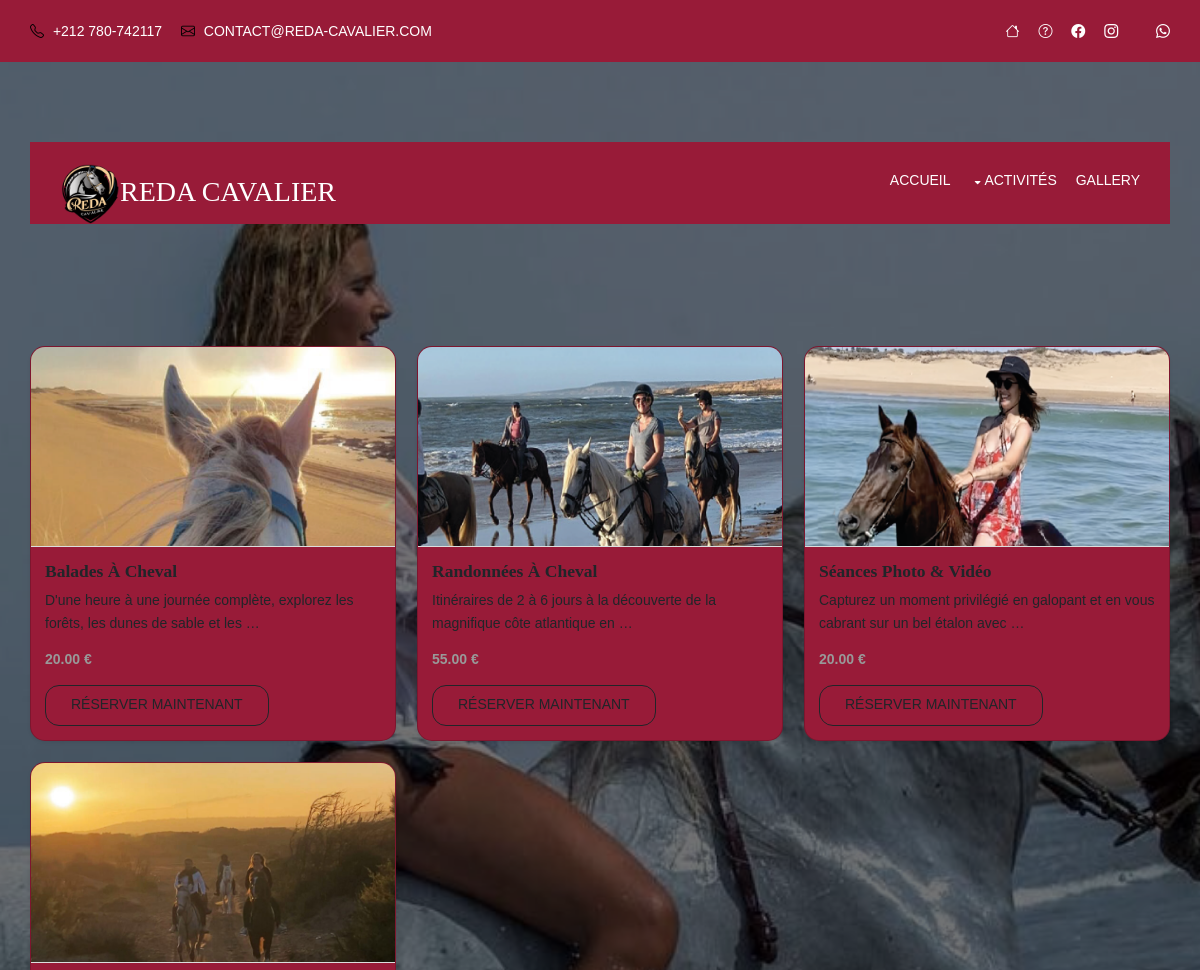
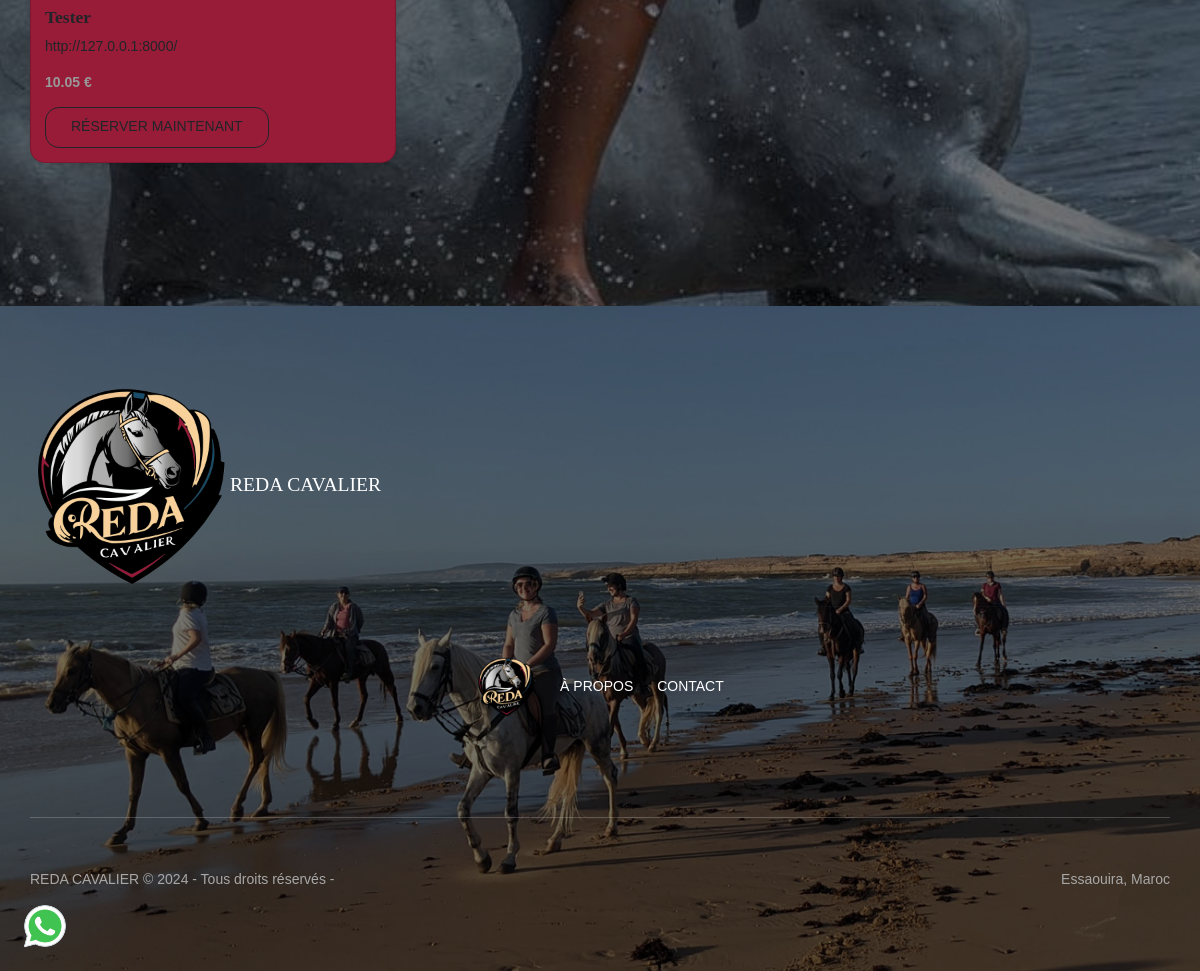
Page /offres/ on the committed database (2 pictures, top to bottom).
### reservations/models.py (models this page shows, shortened)
class Offre(models.Model):
    name = models.CharField(max_length=100)
    description = models.TextField()
    price = models.DecimalField(max_digits=10, decimal_places=2)
    image = models.ImageField(upload_to='images/', blank=True, null=True)  # Corrigé le chemin vers images

### reservations/views.py (the view)
# urls.py: path('offres/', views.all_offers, name='all_offers'),
def all_offers(request):
        offres = Offre.objects.all()
        return render(request, 'all_offers.html', {'offres': offres})

### reservations/context_processors.py (called while the page is built)
def offres_in_menu(request):
    all_offres = Offre.objects.all()  # Toutes les offres pour le menu
    return {
        'all_offres': all_offres
    }

### reservations/templates/all_offers.html (shortened to what this page needs)
{% extends "base.html" %}
{% load static %}
{% block content %}
<div class="container my-5">
    <div class="row">
        {% for offre in offres %}
        <div class="col-md-4">
            <div class="card mb-4 shadow-sm"style="background-color: #981b38;">
                <img src="{{ offre.image.url }}" class="card-img-top" alt="{{ offre.name }}" style="max-height:200px; object-fit:cover;">
                <div class="card-body">
                    <h5 class="card-title">{{ offre.name }}</h5>
                    <p class="card-text">{{ offre.description|truncatewords:15 }}</p>
                    <p class="card-text"style="color: #999;"><strong>{{ offre.price }} €</strong></p>
                    <div class="d-flex justify-content-between align-items-center">
                        <a href="{% url 'reservations:offer_detail' offre.id %}" class="btn inverse" >Réserver maintenant</a>
                    </div>
                </div>
            </div>
        </div>
        {% endfor %}
    </div>
</div>
{% endblock %}

### reservations/static/css/layout.css (style rules this page uses)
.container { padding:80px 0; }
.btn { border-radius:14px; }
*, *::before, *::after { transition:all .3s ease-in-out; }
body { color:#A8A8A8; background-color:#202020; }
a { color:#981b38; }
.btn, .btn.inverse:hover { color:#FFFFFF; background-color:#981b38; border-color:#981b38; }
.btn:hover, .btn.inverse { color:inherit; background-color:transparent; border-color:inherit; }

### reservations/static/css/framework.css (style rules this page uses)
html { overflow-y:scroll; overflow-x:hidden; }
html, body { margin:0; padding:0; font-size:14px; line-height:1.6em; }
*, *::before, *::after { box-sizing:border-box; }
.btn, button.btn { display:inline-block; padding:8px 25px 10px; text-transform:uppercase; font-size:1rem; font-weight:400; border:1px solid; }
a { outline:none; text-decoration:none; }
img { width:auto; max-width:100%; height:auto; margin:0; padding:0; border:none; line-height:normal; vertical-align:middle; }
body, input, textarea, select { font-family:Verdana, Geneva, sans-serif; }
h1, h2, h3, h4, h5, h6, .heading { font-family:Georgia, "Times New Roman", Times, serif; }
::placeholder { opacity:1; }
h1, h2, h3, h4, h5, h6, .heading { margin:0 0 20px 0; font-size:1.4rem; line-height:normal; font-weight:normal; text-transform:capitalize; }
.card { border-radius: 15px; overflow: hidden; background-color: #981b38; }
.card-title { font-size: 1.25rem; font-weight: 700; }
.card-img-top { border-bottom: 1px solid #ddd; }

### rows in the picture
Offre: image (picture), name "Balades À Cheval", description "D'une heure à une journée complète, explorez les forêts, les dunes de sable et les …", price "20.00"
Offre: image (picture), name "Randonnées À Cheval", description "Itinéraires de 2 à 6 jours à la découverte de la magnifique côte atlantique en …", price "55.00"
Offre: image (picture), name "Séances Photo & Vidéo", description "Capturez un moment privilégié en galopant et en vous cabrant sur un bel étalon avec …", price "20.00"
Offre: image (picture), name "Tester", description "http://127.0.0.1:8000/", price "10.05"
